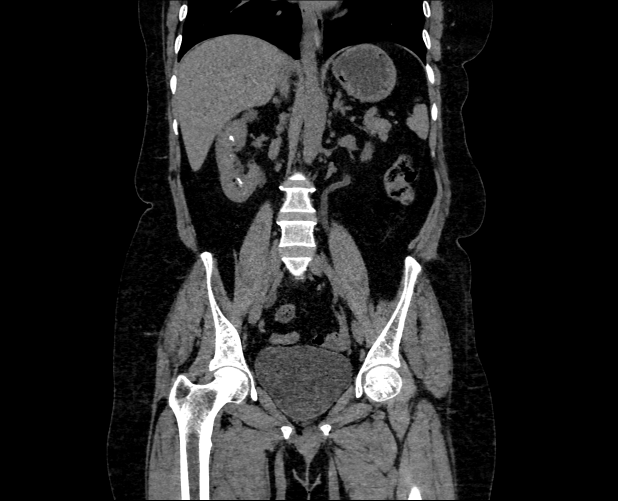
#> input picture pythonProject/Data/Stone.jpg, 1236 x 1001 px (shown at 1/2 size)
$ python cannyEdgeDetection.py
#> lines starting #> are read from the running program, lines starting #| are printed output that depends on the picture; after the words box and inside, x2 and y2 are one past the last pixel; in counts of white or black regions, pixels touching at a corner belong together
#Canny Edge Detection using OpenCV
#Canny Edge Detection is a popular edge detection approach.
#It is use  multi-stage algorithm to detect a edges.
#It was developed by John F. Canny in 1986.
#This approach combine with 5 steps.
# 1) -  NOise reduction(gauss)), 2) -Gradient calculation( ,
# 3) - Non-maximum suppresson, 4) - Double Threshold,
# 5) - Edge Tracking by Hysteresis

import cv2
import numpy as np
# [10 lines of commented-out code are left out]


img = cv2.imread("./Data/Stone.jpg",0)
#> img is the input picture: shape (1001, 1236); min 0, max 255, mean 38.4
img = cv2.resize(img,(400,400))
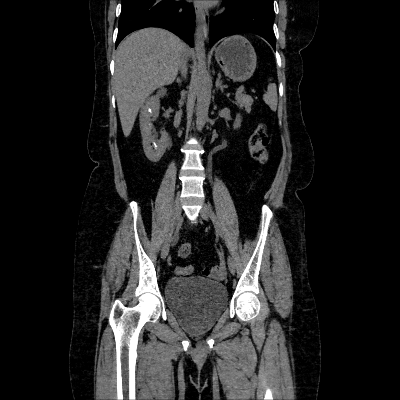
#> img: shape (400, 400); min 0, max 255, mean 38.3

def nothing(x):
    pass

cv2.namedWindow("Canny")
cv2.createTrackbar("Threshold","Canny",0,255,nothing)

while True:
    a = cv2.getTrackbarPos("Threshold","Canny")
    print(a)
    res = cv2.Canny(img,a,255)
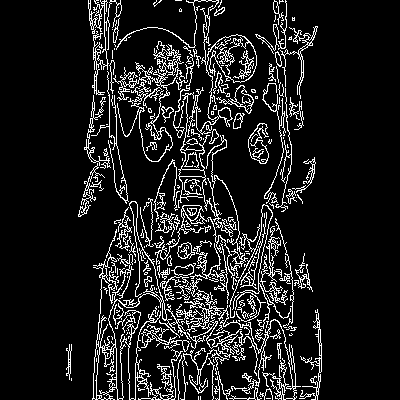
#> res: shape (400, 400); 11.4% white in thin lines or dots, all inside (x1, y1, x2, y2) = (66, 0, 322, 400)
    cv2.imshow("Canny", res)
    k=cv2.waitKey(1)
#> (key e is pressed here)
    if k == ord('e'):
        break
cv2.destroyAllWindows()
